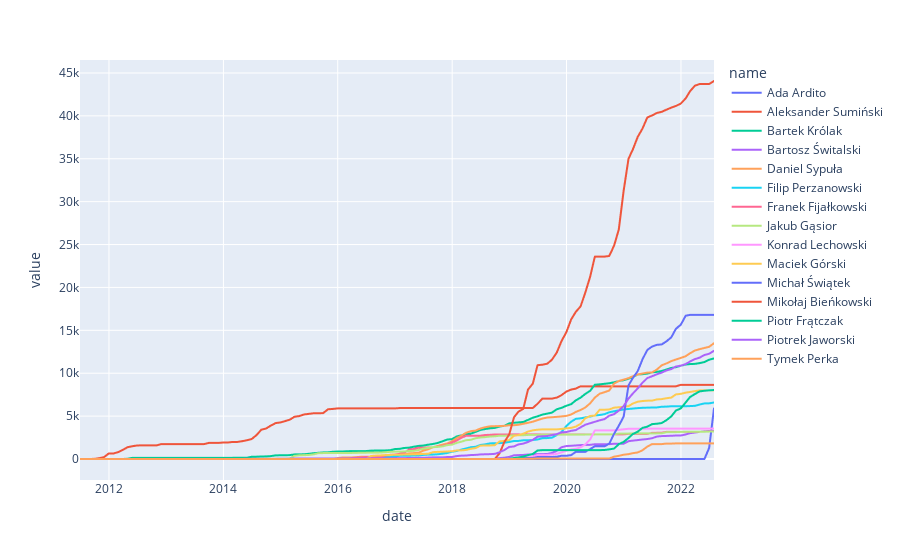

This figure's notebook cell:
### Code cell
cumulative = result.cumsum()
f = px.line(cumulative, x = cumulative.index, y = cumulative.columns)
f.show()

### Figure 1 — Plotly figure (JSON) as saved in the notebook; plotly's stock layout.template omitted (floating-point values rounded to 4 significant figures; data arrays with more than 128 entries replaced by an {"elided": "..."} marker saying what was removed)
{"data": [{"hovertemplate": "name=Ada Ardito<br>date=%{x}<br>value=%{y}<extra></extra>", "legendgroup": "Ada Ardito", "line": {"color": "#636efa", "dash": "solid"}, "marker": {"symbol": "circle"}, "mode": "lines", "name": "Ada Ardito", "showlegend": true, "x": {"elided": "134 str values"}, "xaxis": "x", "y": {"elided": "134 int values"}, "yaxis": "y", "type": "scattergl"}, {"hovertemplate": "name=Aleksander Sumiński<br>date=%{x}<br>value=%{y}<extra></extra>", "legendgroup": "Aleksander Sumiński", "line": {"color": "#EF553B", "dash": "solid"}, "marker": {"symbol": "circle"}, "mode": "lines", "name": "Aleksander Sumiński", "showlegend": true, "x": {"elided": "134 str values"}, "xaxis": "x", "y": {"elided": "134 int values"}, "yaxis": "y", "type": "scattergl"}, {"hovertemplate": "name=Bartek Królak<br>date=%{x}<br>value=%{y}<extra></extra>", "legendgroup": "Bartek Królak", "line": {"color": "#00cc96", "dash": "solid"}, "marker": {"symbol": "circle"}, "mode": "lines", "name": "Bartek Królak", "showlegend": true, "x": {"elided": "134 str values"}, "xaxis": "x", "y": {"elided": "134 int values"}, "yaxis": "y", "type": "scattergl"}, {"hovertemplate": "name=Bartosz Świtalski<br>date=%{x}<br>value=%{y}<extra></extra>", "legendgroup": "Bartosz Świtalski", "line": {"color": "#ab63fa", "dash": "solid"}, "marker": {"symbol": "circle"}, "mode": "lines", "name": "Bartosz Świtalski", "showlegend": true, "x": {"elided": "134 str values"}, "xaxis": "x", "y": {"elided": "134 int values"}, "yaxis": "y", "type": "scattergl"}, {"hovertemplate": "name=Daniel Sypuła<br>date=%{x}<br>value=%{y}<extra></extra>", "legendgroup": "Daniel Sypuła", "line": {"color": "#FFA15A", "dash": "solid"}, "marker": {"symbol": "circle"}, "mode": "lines", "name": "Daniel Sypuła", "showlegend": true, "x": {"elided": "134 str values"}, "xaxis": "x", "y": {"elided": "134 int values"}, "yaxis": "y", "type": "scattergl"}, {"hovertemplate": "name=Filip Perzanowski<br>date=%{x}<br>value=%{y}<extra></extra>", "legendgroup": "Filip Perzanowski", "line": {"color": "#19d3f3", "dash": "solid"}, "marker": {"symbol": "circle"}, "mode": "lines", "name": "Filip Perzanowski", "showlegend": true, "x": {"elided": "134 str values"}, "xaxis": "x", "y": {"elided": "134 int values"}, "yaxis": "y", "type": "scattergl"}, {"hovertemplate": "name=Franek Fijałkowski<br>date=%{x}<br>value=%{y}<extra></extra>", "legendgroup": "Franek Fijałkowski", "line": {"color": "#FF6692", "dash": "solid"}, "marker": {"symbol": "circle"}, "mode": "lines", "name": "Franek Fijałkowski", "showlegend": true, "x": {"elided": "134 str values"}, "xaxis": "x", "y": {"elided": "134 int values"}, "yaxis": "y", "type": "scattergl"}, {"hovertemplate": "name=Jakub Gąsior<br>date=%{x}<br>value=%{y}<extra></extra>", "legendgroup": "Jakub Gąsior", "line": {"color": "#B6E880", "dash": "solid"}, "marker": {"symbol": "circle"}, "mode": "lines", "name": "Jakub Gąsior", "showlegend": true, "x": {"elided": "134 str values"}, "xaxis": "x", "y": {"elided": "134 int values"}, "yaxis": "y", "type": "scattergl"}, {"hovertemplate": "name=Konrad Lechowski<br>date=%{x}<br>value=%{y}<extra></extra>", "legendgroup": "Konrad Lechowski", "line": {"color": "#FF97FF", "dash": "solid"}, "marker": {"symbol": "circle"}, "mode": "lines", "name": "Konrad Lechowski", "showlegend": true, "x": {"elided": "134 str values"}, "xaxis": "x", "y": {"elided": "134 int values"}, "yaxis": "y", "type": "scattergl"}, {"hovertemplate": "name=Maciek Górski<br>date=%{x}<br>value=%{y}<extra></extra>", "legendgroup": "Maciek Górski", "line": {"color": "#FECB52", "dash": "solid"}, "marker": {"symbol": "circle"}, "mode": "lines", "name": "Maciek Górski", "showlegend": true, "x": {"elided": "134 str values"}, "xaxis": "x", "y": {"elided": "134 int values"}, "yaxis": "y", "type": "scattergl"}, {"hovertemplate": "name=Michał Świątek<br>date=%{x}<br>value=%{y}<extra></extra>", "legendgroup": "Michał Świątek", "line": {"color": "#636efa", "dash": "solid"}, "marker": {"symbol": "circle"}, "mode": "lines", "name": "Michał Świątek", "showlegend": true, "x": {"elided": "134 str values"}, "xaxis": "x", "y": {"elided": "134 int values"}, "yaxis": "y", "type": "scattergl"}, {"hovertemplate": "name=Mikołaj Bieńkowski<br>date=%{x}<br>value=%{y}<extra></extra>", "legendgroup": "Mikołaj Bieńkowski", "line": {"color": "#EF553B", "dash": "solid"}, "marker": {"symbol": "circle"}, "mode": "lines", "name": "Mikołaj Bieńkowski", "showlegend": true, "x": {"elided": "134 str values"}, "xaxis": "x", "y": {"elided": "134 int values"}, "yaxis": "y", "type": "scattergl"}, {"hovertemplate": "name=Piotr Frątczak<br>date=%{x}<br>value=%{y}<extra></extra>", "legendgroup": "Piotr Frątczak", "line": {"color": "#00cc96", "dash": "solid"}, "marker": {"symbol": "circle"}, "mode": "lines", "name": "Piotr Frątczak", "showlegend": true, "x": {"elided": "134 str values"}, "xaxis": "x", "y": {"elided": "134 int values"}, "yaxis": "y", "type": "scattergl"}, {"hovertemplate": "name=Piotrek Jaworski<br>date=%{x}<br>value=%{y}<extra></extra>", "legendgroup": "Piotrek Jaworski", "line": {"color": "#ab63fa", "dash": "solid"}, "marker": {"symbol": "circle"}, "mode": "lines", "name": "Piotrek Jaworski", "showlegend": true, "x": {"elided": "134 str values"}, "xaxis": "x", "y": {"elided": "134 int values"}, "yaxis": "y", "type": "scattergl"}, {"hovertemplate": "name=Tymek Perka<br>date=%{x}<br>value=%{y}<extra></extra>", "legendgroup": "Tymek Perka", "line": {"color": "#FFA15A", "dash": "solid"}, "marker": {"symbol": "circle"}, "mode": "lines", "name": "Tymek Perka", "showlegend": true, "x": {"elided": "134 str values"}, "xaxis": "x", "y": {"elided": "134 int values"}, "yaxis": "y", "type": "scattergl"}], "layout": {"xaxis": {"anchor": "y", "domain": [0.0, 1.0], "title": {"text": "date"}}, "yaxis": {"anchor": "x", "domain": [0.0, 1.0], "title": {"text": "value"}}, "legend": {"title": {"text": "name"}, "tracegroupgap": 0}, "margin": {"t": 60}}}
